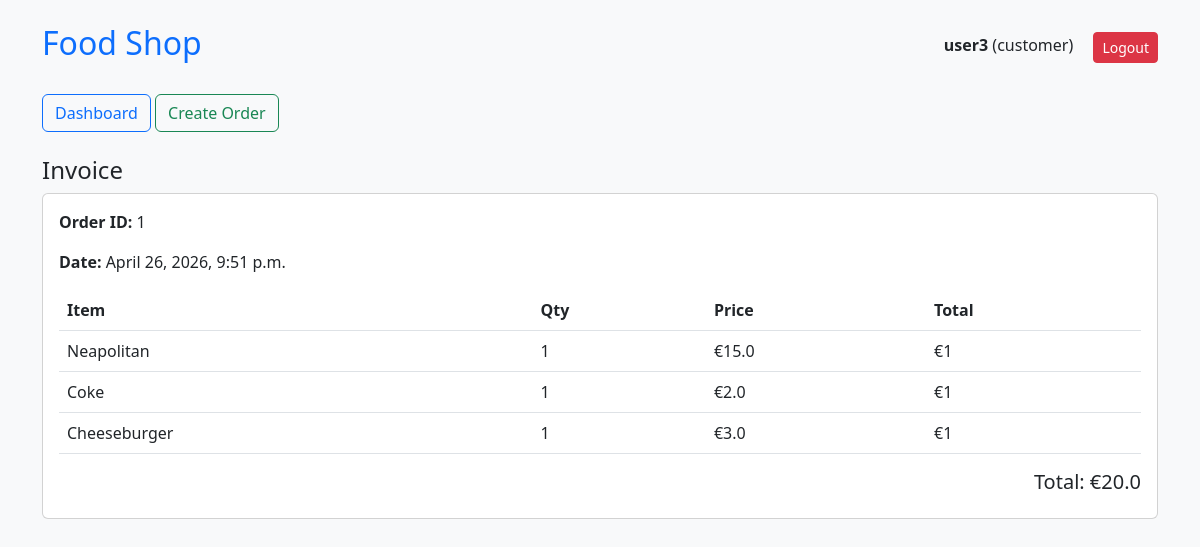
/invoice/1/ (signed in), run on the app's committed database.
### core/models.py (models this page shows, shortened)
class User(AbstractUser):
    ROLE_CHOICES = (
        ('customer', 'Customer'),
        ('staff', 'Staff'),
        ('manager', 'Manager'),
    )
    role = models.CharField(max_length=10, choices=ROLE_CHOICES)

class Invoice(models.Model):
    order = models.OneToOneField(Order, on_delete=models.CASCADE)
    total_amount = models.FloatField()
    created_at = models.DateTimeField(auto_now_add=True)

class Order(models.Model):
    STATUS_CHOICES = [
        ('Pending', 'Pending'),
        ('Preparing', 'Preparing'),
        ('Ready', 'Ready'),
        ('Delivered', 'Delivered'),
    ]
    customer = models.ForeignKey(User, on_delete=models.CASCADE)
    status = models.CharField(max_length=20, choices=STATUS_CHOICES, default="Pending")
    created_at = models.DateTimeField(auto_now_add=True)

class InvoiceItem(models.Model):
    invoice = models.ForeignKey(Invoice, on_delete=models.CASCADE)
    food_item = models.ForeignKey(FoodItem, on_delete=models.CASCADE)
    quantity = models.IntegerField()
    price = models.FloatField()

class FoodItem(models.Model):
    name = models.CharField(max_length=100)
    price = models.FloatField()
    category = models.ForeignKey(Category, on_delete=models.CASCADE)

### core/views.py (the view, shortened to what this page needs)
# urls.py: path('invoice/<int:order_id>/', views.create_invoice),
@login_required
def create_invoice(request, order_id):
    order = get_object_or_404(Order, id=order_id)
    invoice, created = Invoice.objects.get_or_create(
        order=order,
        defaults={'total_amount': 0}
    )
    return render(request, 'invoice.html', {'invoice': invoice})

### core/templates/invoice.html
{% extends 'base.html' %}
{% block content %}
<h4>Invoice</h4>
<div class="card p-3">
    <p><b>Order ID:</b> {{invoice.order.id}}</p>
    <p><b>Date:</b> {{invoice.created_at}}</p>
    <table class="table">
        <thead>
            <tr>
                <th>Item</th>
                <th>Qty</th>
                <th>Price</th>
                <th>Total</th>
            </tr>
        </thead>
        <tbody>
        {% for item in invoice.invoiceitem_set.all %}
            <tr>
                <td>{{item.food_item.name}}</td>
                <td>{{item.quantity}}</td>
                <td>€{{item.price}}</td>
                <td>€{{item.quantity|floatformat:2|add:"0"|floatformat}} </td>
            </tr>
        {% endfor %}
        </tbody>
    </table>
    <h5 class="text-end">Total: €{{invoice.total_amount}}</h5>
</div>
{% endblock %}

### core/templates/base.html (shortened to what this page needs)
<!DOCTYPE html>
<html>
<head>
    <link href="https://cdn.jsdelivr.net/npm/bootstrap@5.3.0/dist/css/bootstrap.min.css" rel="stylesheet">
</head>
<body class="bg-light">
<div class="container mt-4">
    <div class="d-flex justify-content-between align-items-center mb-4">
        <h2 class="text-primary">Food Shop</h2>
        <div>
            <span class="me-3">
                <b>{{request.user.username}}</b> ({{request.user.role}})
            </span>
            <a href="/logout/" class="btn btn-danger btn-sm">Logout</a>
        </div>
    </div>
    <div class="mb-4">
        <a href="/" class="btn btn-outline-primary">Dashboard</a>
        {% if request.user.role == "customer" %}
            <a href="/order/" class="btn btn-outline-success">Create Order</a>
        {% endif %}
    </div>
    {% block content %}{% endblock %}
</div>
</body>
</html>

### data on the page
User: user.username "user3", user.role "customer"
Invoice: order.id "1", created_at "April 26, 2026, 9:51 p.m.", total_amount "20.0"
InvoiceItem: food_item.name "Neapolitan", quantity "1", price "15.0", quantity|add "1"
InvoiceItem: food_item.name "Coke", quantity "1", price "2.0", quantity|add "1"
InvoiceItem: food_item.name "Cheeseburger", quantity "1", price "3.0", quantity|add "1"
